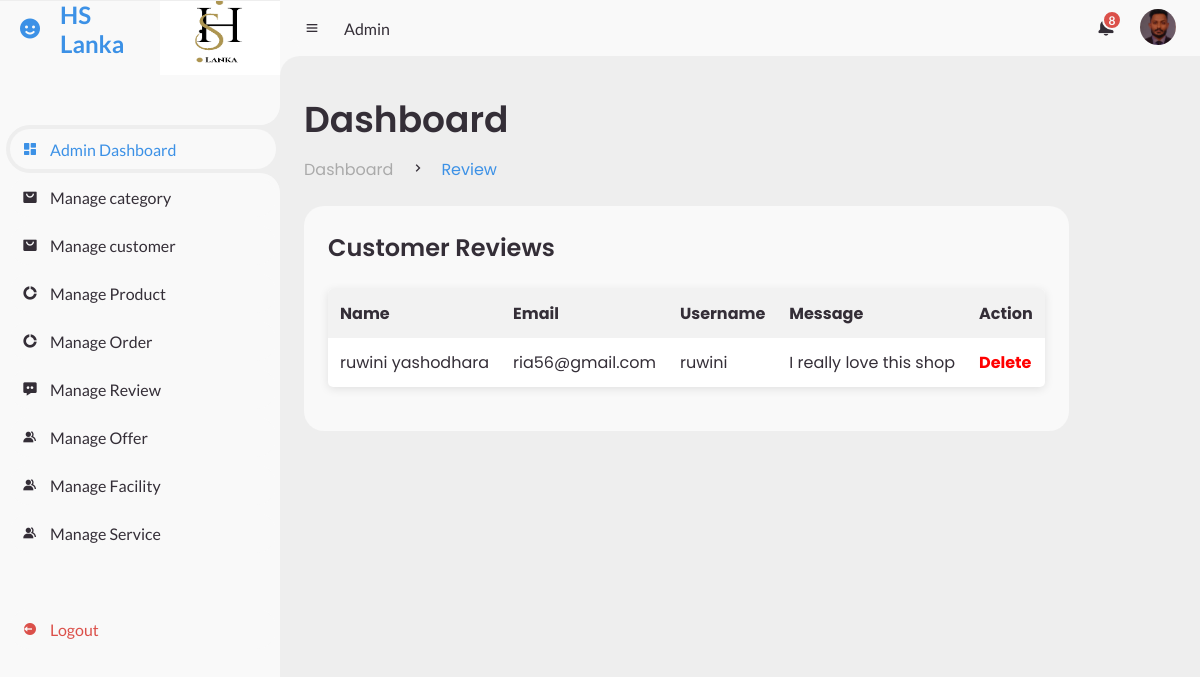
The page /index_review.php on the database its author committed.
### tables this page shows
CREATE TABLE `reviews` (
  `id` int(11) NOT NULL,
  `name` varchar(255) NOT NULL,
  `email` varchar(255) NOT NULL,
  `customer_username` varchar(255) NOT NULL,
  `message` text NOT NULL,
  `created_at` timestamp NOT NULL DEFAULT current_timestamp()
);

### index_review.php (the view, shortened to what this page needs)
<?php
include_once "./admin_side.php";
$database = new connection();
try {
    $conn = $database->getConnection();
    $select_sql = "SELECT name, email, customer_username, message FROM reviews";
    $stmt = $conn->query($select_sql);
    $reviews = $stmt->fetchAll(PDO::FETCH_ASSOC);
} catch (PDOException $e) {
    echo 'Error: ' . $e->getMessage();
}
?>
<section id="content">
    <?php
    include_once "./admin_nav.php";
    ?>
    <main>
        <div class="head-title">
            <div class="left">
                <h1>Dashboard</h1>
                <ul class="breadcrumb">
                    <li>
                        <a href="#">Dashboard</a>
                    </li>
                    <li><i class='bx bx-chevron-right'></i></li>
                    <li>
                        <a class="active" href="#">Review</a>
                    </li>
                </ul>
            </div>
        </div>
        <div class="table-data">
            <div class="reviews">
                <div class="head">
                    <h3>Customer Reviews</h3>
                </div>
                <table>
                    <thead>
                        <tr>
                            <th>Name</th>
                            <th>Email</th>
                            <th>Username</th>
                            <th>Message</th>
                            <th>Action</th>
                        </tr>
                    </thead>
                    <tbody>
                        <?php if (!empty($reviews)) : ?>
                            <?php foreach ($reviews as $review) : ?>
                                <tr>
                                    <td><?php echo htmlspecialchars($review['name']); ?></td>
                                    <td><?php echo htmlspecialchars($review['email']); ?></td>
                                    <td><?php echo htmlspecialchars($review['customer_username']); ?></td>
                                    <td><?php echo htmlspecialchars($review['message']); ?></td>
                                    <td>
                                        <a href="#" class="btn-delete" onclick="deleteReview(this)">Delete</a>
                                    </td>
                                </tr>
                            <?php endforeach; ?>
                        <?php else : ?>
                            <tr>
                                <td colspan="5">No reviews found.</td>
                            </tr>
                        <?php endif; ?>
                    </tbody>
                </table>
            </div>
        </div>
    </main>
</section>
</body>
</html>

### css/adminStyles.css (style rules this page uses)
* { margin: 0; padding: 0; box-sizing: border-box; }
a { text-decoration: none; }
li { list-style: none; }
:root { --poppins: 'Poppins', sans-serif; --lato: 'Lato', sans-serif; --light: #F9F9F9; --blue: #3C91E6; --light-blue: #CFE8FF; --grey: #eee; --dark-grey: #AAAAAA; --dark: #342E37; --red: #DB504A; --yellow: #FFCE26; --light-yellow: #FFF2C6; --orange: #FD7238; --light-orange: #FFE0D3; }
html { overflow-x: hidden; }
body { background: var(--grey); overflow-x: hidden; }
#content { position: relative; width: calc(100% - 280px); left: 280px; transition: .3s ease; }
#content main { width: 100%; padding: 36px 24px; font-family: var(--poppins); max-height: calc(100vh - 56px); overflow-y: auto; }
#content main .head-title { display: flex; align-items: center; justify-content: space-between; grid-gap: 16px; flex-wrap: wrap; }
#content main .head-title .left h1 { font-size: 36px; font-weight: 600; margin-bottom: 10px; color: var(--dark); }
#content main .head-title .left .breadcrumb { display: flex; align-items: center; grid-gap: 16px; }
#content main .head-title .left .breadcrumb li { color: var(--dark); }
#content main .head-title .left .breadcrumb li a { color: var(--dark-grey); pointer-events: none; }
#content main .head-title .left .breadcrumb li a.active { color: var(--blue); pointer-events: unset; }
#content main .table-data { display: flex; flex-wrap: wrap; grid-gap: 24px; margin-top: 24px; width: 100%; color: var(--dark); }
#content main .table-data > div { border-radius: 20px; background: var(--light); padding: 24px; overflow-x: auto; }
#content main .table-data .head { display: flex; align-items: center; grid-gap: 16px; margin-bottom: 24px; }
#content main .table-data .head h3 { margin-right: auto; font-size: 24px; font-weight: 600; }

### index_review.php (style rules this page uses)
table { width: 100%; border-collapse: collapse; margin: 20px 0; background-color: #fff; border-radius: 5px; overflow: hidden; box-shadow: 0 2px 10px rgba(0, 0, 0, 0.1); }
thead th { background-color: #f2f2f2; padding: 12px; text-align: left; font-weight: bold; }
tbody td { padding: 12px; text-align: left; }
.btn-delete { color: red; text-decoration: none; font-weight: bold; cursor: pointer; }

### rows shown on the page
reviews: name "ruwini yashodhara", email "ria56@gmail.com", customer_username "ruwini", message "I really love this shop"
